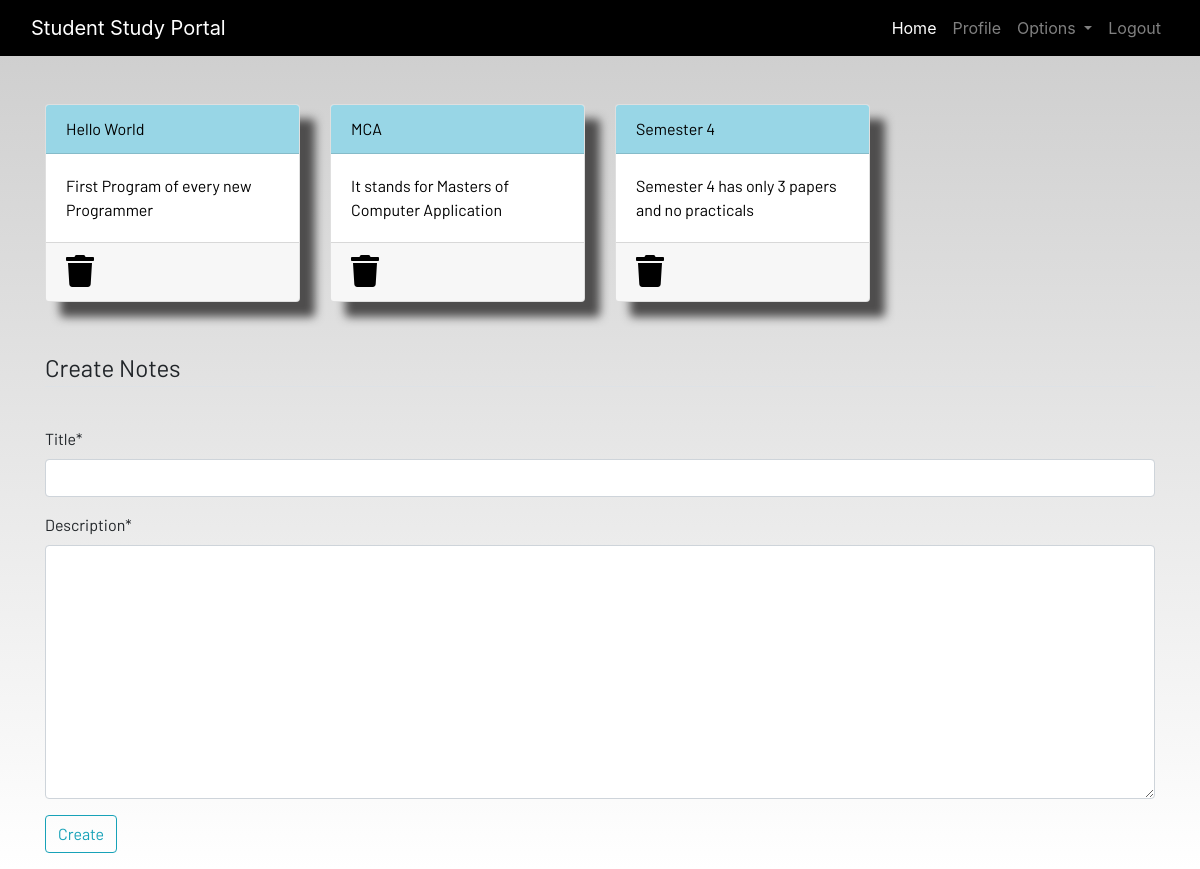
Screenshot of /notes (signed in) with the database file from the repository.
### dashboard/models.py (models this page shows, shortened)
class Notes(models.Model):
    user = models.ForeignKey(User, on_delete=models.CASCADE)
    title = models.CharField(max_length=200)
    description = models.TextField()
    class Meta:
        verbose_name="notes"
        verbose_name_plural = "notes"

### dashboard/views.py (the view)
# urls.py: path('notes',views.notes, name="notes"),
@login_required
def notes(request):
    if request.method == "POST":
        form = NotesForm(request.POST)
        if form.is_valid():
            notes = Notes(user=request.user,title=request.POST['title'],description=request.POST['description'])
            notes.save()
        messages.success(request, f"Notes added from {request.user.username} Successfully")
    else:
        form = NotesForm()
    notes = Notes.objects.filter(user=request.user)
    context = {'notes':notes, 'form':form}
    return render(request, 'dashboard/notes.html', context)

### dashboard/forms.py
class NotesForm(forms.ModelForm):
    class Meta:
        model = Notes
        fields = ['title', 'description']

### dashboard/templates/dashboard/notes.html (shortened to what this page needs)
{% extends 'dashboard/base.html' %}
{% load static %}
{% block content %}
{% load crispy_forms_tags %}
<div class="container">
    <div class="row">
        {% for note in notes %}
        <div class="col-md-3">
            <a href="{% url 'notes-detail' note.id %}">
                <div class="card">
                    <div class="card-header">{{note.title}}</div>
                    <div class="card-body">{{note.description|slice:"0:100"}}</div>
                    <div class="card-footer mt-auto "><a href="{% url 'delete_note' note.id %}">
                        <i class="fa fa-trash fa-2x"></i></a>
                    </div>
                </div>
            </a>
        </div>
        {% endfor %}
        <br><br>
    </div>
</div>
<br><br>
<div class="container">
    <form method="POST">
        <fieldset class="form-group">
            <legend class="border-bottom mb-4">Create Notes</legend>
        </fieldset>
        {{form|crispy}}
        <div class="form-group">
            <button href="" class="btn btn-outline-info" type="submit">
                Create
            </button>
        </div>
    </form>
</div>
{% endblock content %}

### static/css/main.css (style rules this page uses)
html { scroll-behavior: smooth; height: 100%; width: 100%; }
.card { box-shadow: 15px 15px 10px rgb(78, 77, 77); }
a { text-decoration: none !important; color: black; }
.card-header { color: black !important; background: rgb(152, 214, 230) !important; transition: 0.3s ease-in; }
html, body { max-width: 100%; overflow-x: hidden; height: 100%; width: 100%; }
body { background: linear-gradient(rgba(0, 0, 0, 0.2), rgba(255, 255, 255, 0.5)); overflow-x: hidden; background-repeat: no-repeat; }
.card-header { background-color: rgb(133, 204, 231); }
.col-md-3 .card { width: 100%; height: 100%; }
.fa { color: black; }

### rows the page displays
Notes: title "Hello World", description "First Program of every new Programmer"
Notes: title "MCA", description "It stands for Masters of Computer Application"
Notes: title "Semester 4", description "Semester 4 has only 3 papers and no practicals"
